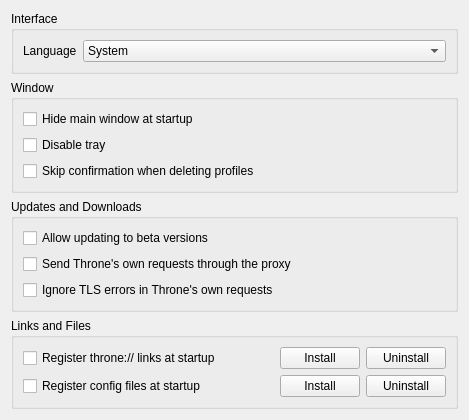
     <widget class="QWidget" name="tab_general">
      <attribute name="title">
       <string>General</string>
      </attribute>
      <layout class="QVBoxLayout" name="verticalLayout_general">
       <item>
        <widget class="QGroupBox" name="interface_box">
         <property name="title">
          <string>Interface</string>
         </property>
         <layout class="QGridLayout" name="gridLayout_interface">
          <item row="0" column="0">
           <widget class="QLabel" name="label_15">
            <property name="sizePolicy">
             <sizepolicy hsizetype="Maximum" vsizetype="Maximum">
              <horstretch>0</horstretch>
              <verstretch>0</verstretch>
             </sizepolicy>
            </property>
            <property name="text">
             <string>Language</string>
            </property>
           </widget>
          </item>
          <item row="0" column="1">
           <widget class="QComboBox" name="language">
            <item>
             <property name="text">
              <string notr="true">System</string>
             </property>
            </item>
            <item>
             <property name="text">
              <string notr="true">English</string>
             </property>
            </item>
            <item>
             <property name="text">
              <string notr="true">简体中文</string>
             </property>
            </item>
            <item>
             <property name="text">
              <string notr="true">فارسی</string>
             </property>
            </item>
            <item>
             <property name="text">
              <string notr="true">Русский</string>
             </property>
            </item>
           </widget>
          </item>
         </layout>
        </widget>
       </item>
       <item>
        <widget class="QGroupBox" name="window_box">
         <property name="title">
          <string>Window</string>
         </property>
         <layout class="QGridLayout" name="gridLayout_window">
          <item row="0" column="0">
           <widget class="QCheckBox" name="start_minimal">
            <property name="sizePolicy">
             <sizepolicy hsizetype="Preferred" vsizetype="Fixed">
              <horstretch>0</horstretch>
              <verstretch>0</verstretch>
             </sizepolicy>
            </property>
            <property name="text">
             <string>Hide main window at startup</string>
            </property>
           </widget>
          </item>
          <item row="1" column="0">
           <widget class="QCheckBox" name="disable_tray">
            <property name="sizePolicy">
             <sizepolicy hsizetype="Preferred" vsizetype="Fixed">
              <horstretch>0</horstretch>
              <verstretch>0</verstretch>
             </sizepolicy>
            </property>
            <property name="toolTip">
             <string>Exit when the window is closed instead of minimizing to the tray.</string>
            </property>
            <property name="text">
             <string>Disable tray</string>
            </property>
           </widget>
          </item>
          <item row="2" column="0">
           <widget class="QCheckBox" name="skip_delete_confirm">
            <property name="text">
             <string>Skip confirmation when deleting profiles</string>
            </property>
           </widget>
          </item>
         </layout>
        </widget>
       </item>
       <item>
        <widget class="QGroupBox" name="groupBox_network">
         <property name="sizePolicy">
          <sizepolicy hsizetype="Preferred" vsizetype="Preferred">
           <horstretch>0</horstretch>
           <verstretch>0</verstretch>
          </sizepolicy>
         </property>
         <property name="title">
          <string>Updates and Downloads</string>
         </property>
         <layout class="QGridLayout" name="gridLayout_12">
          <item row="0" column="0">
           <widget class="QCheckBox" name="allow_beta">
            <property name="text">
             <string>Allow updating to beta versions</string>
            </property>
           </widget>
          </item>
          <item row="1" column="0">
           <widget class="QCheckBox" name="net_use_proxy">
            <property name="toolTip">
             <string>Send subscription updates and downloads through the proxy.</string>
            </property>
            <property name="text">
             <string>Send Throne's own requests through the proxy</string>
            </property>
           </widget>
          </item>
          <item row="2" column="0">
           <widget class="QCheckBox" name="net_insecure">
            <property name="text">
             <string>Ignore TLS errors in Throne's own requests</string>
            </property>
           </widget>
          </item>
         </layout>
        </widget>
       </item>
       <item>
        <widget class="QGroupBox" name="url_scheme_box">
         <property name="title">
          <string>Links and Files</string>
         </property>
         <layout class="QGridLayout" name="gridLayout_url_scheme">
          <item row="0" column="0">
           <widget class="QCheckBox" name="url_scheme_auto_register">
            <property name="toolTip">
             <string>Make Throne the throne:// link handler at every start.</string>
            </property>
            <property name="text">
             <string>Register throne:// links at startup</string>
            </property>
           </widget>
          </item>
          <item row="0" column="1">
           <spacer name="horizontalSpacer_url_scheme">
            <property name="orientation">
             <enum>Qt::Orientation::Horizontal</enum>
            </property>
            <property name="sizeHint" stdset="0">
             <size>
              <width>40</width>
              <height>20</height>
             </size>
            </property>
           </spacer>
          </item>
          <item row="0" column="2">
           <widget class="QLabel" name="url_scheme_status">
            <property name="text">
             <string notr="true"/>
            </property>
           </widget>
          </item>
          <item row="0" column="3">
           <widget class="QPushButton" name="url_scheme_install">
            <property name="toolTip">
             <string>&lt;html&gt;&lt;head/&gt;&lt;body&gt;&lt;p&gt;Registers the handler now, without waiting for the next start.&lt;/p&gt;&lt;/body&gt;&lt;/html&gt;</string>
            </property>
            <property name="text">
             <string>Install</string>
            </property>
           </widget>
          </item>
          <item row="0" column="4">
           <widget class="QPushButton" name="url_scheme_uninstall">
            <property name="toolTip">
             <string>Remove the throne:// handler Throne registered.</string>
            </property>
            <property name="text">
             <string>Uninstall</string>
            </property>
           </widget>
          </item>
          <item row="1" column="0">
           <widget class="QCheckBox" name="file_assoc_auto_register">
            <property name="toolTip">
             <string>Add Throne to Open with for JSON and YAML config files at every start.</string>
            </property>
            <property name="text">
             <string>Register config files at startup</string>
            </property>
           </widget>
          </item>
          <item row="1" column="2">
           <widget class="QLabel" name="file_assoc_status">
            <property name="text">
             <string notr="true"/>
            </property>
           </widget>
          </item>
          <item row="1" column="3">
           <widget class="QPushButton" name="file_assoc_install">
            <property name="toolTip">
             <string>&lt;html&gt;&lt;head/&gt;&lt;body&gt;&lt;p&gt;Registers the associations now, without waiting for the next start.&lt;/p&gt;&lt;/body&gt;&lt;/html&gt;</string>
            </property>
            <property name="text">
             <string>Install</string>
            </property>
           </widget>
          </item>
          <item row="1" column="4">
           <widget class="QPushButton" name="file_assoc_uninstall">
            <property name="toolTip">
             <string>Remove the config file associations Throne added.</string>
            </property>
            <property name="text">
             <string>Uninstall</string>
            </property>
           </widget>
          </item>
         </layout>
        </widget>
       </item>
       <item>
        <spacer name="verticalSpacer_common">
         <property name="orientation">
          <enum>Qt::Orientation::Vertical</enum>
         </property>
         <property name="sizeHint" stdset="0">
          <size>
           <width>20</width>
           <height>0</height>
          </size>
         </property>
        </spacer>
       </item>
      </layout>
     </widget>
